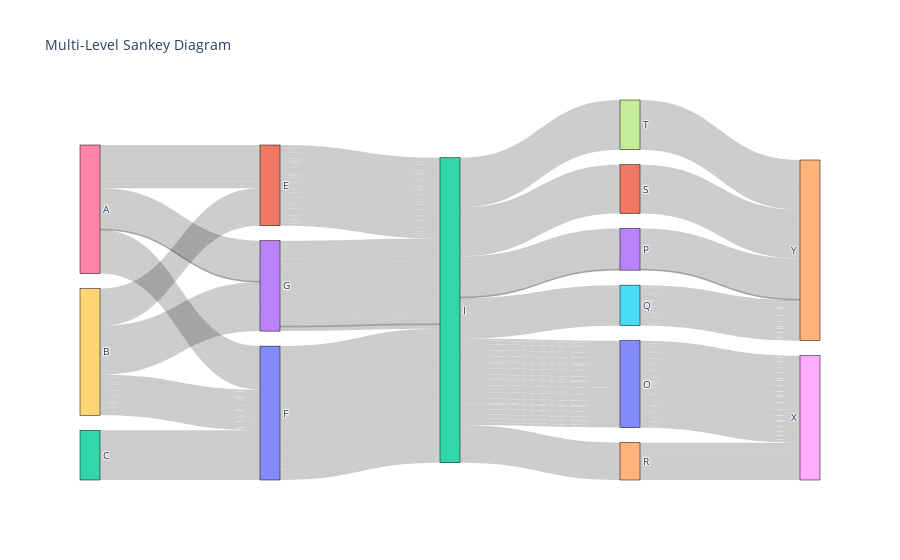

Notebook source saved alongside this figure:
### Code cell
values_to_filter = ['I']
filtered_df = df[df[columns].isin(values_to_filter).any(axis=1)]

# Displaying the first few rows of the filtered data
def create_node_dict(df, columns):
    unique_nodes = {node: i for i, node in enumerate(set(df[columns].values.flatten()))}
    return unique_nodes

# Extracting the node names and creating a dictionary to map nodes to unique IDs
columns = ['Step 1', 'Step 2', 'Step 3', 'Step 4', 'Step 5']
node_dict = create_node_dict(filtered_df, columns)

# Preparing source, target, and value lists for the Sankey diagram
source = []
target = []
value = []

for _, row in filtered_df.iterrows():
    for i in range(len(columns)-1):
        source.append(node_dict[row[columns[i]]])
        target.append(node_dict[row[columns[i+1]]])
        value.append(row['Size'])

# Creating the node label list
node_labels = list(node_dict.keys())

# Creating the Sankey diagram
fig = go.Figure(data=[go.Sankey(
    node=dict(
        pad=15,
        thickness=20,
        line=dict(color="black", width=0.5),
        label=node_labels,
    ),
    link=dict(
        source=source,
        target=target,
        value=value
    ))])

fig.update_layout(title_text="Multi-Level Sankey Diagram", font_size=10)
fig.show()

### Figure 1 — Plotly figure (JSON) as saved in the notebook; plotly's stock layout.template omitted (floating-point values rounded to 4 significant figures; data arrays with more than 128 entries replaced by an {"elided": "..."} marker saying what was removed)
{"data": [{"link": {"source": {"elided": "280 int values"}, "target": {"elided": "280 int values"}, "value": {"elided": "280 int values"}}, "node": {"label": ["F", "E", "I", "P", "Y", "Q", "A", "T", "X", "B", "O", "S", "C", "G", "R"], "line": {"color": "black", "width": 0.5}, "pad": 15, "thickness": 20}, "type": "sankey"}], "layout": {"font": {"size": 10}, "title": {"text": "Multi-Level Sankey Diagram"}}}
